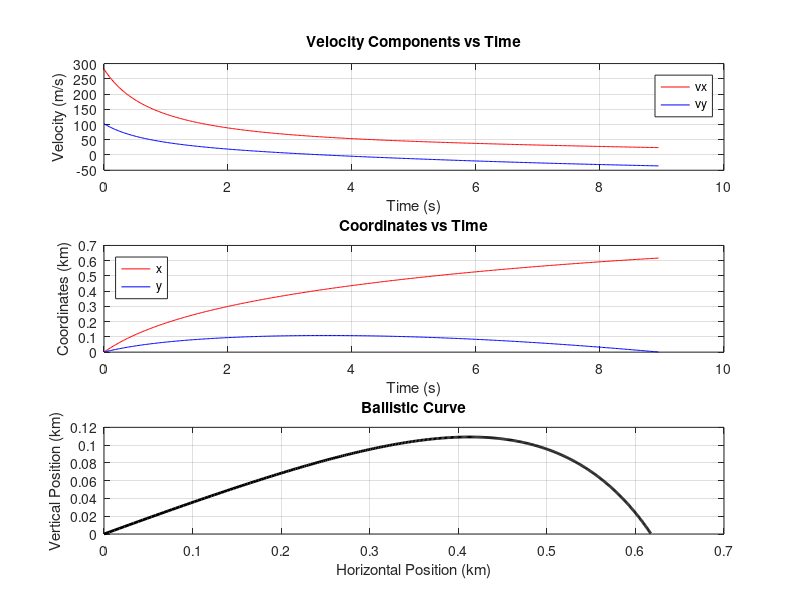
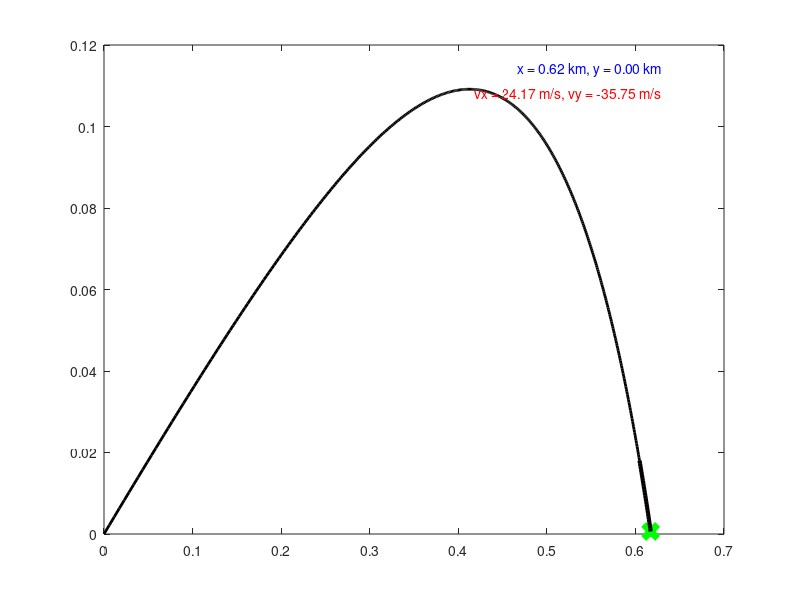

Source code (MATLAB) for these figures, in order:
% Projectile Trajectory Simulation
% Author: Felix Nimy
% Date: 2026
% Description: This script simulates the trajectory of a projectile and
% computes relevant quantities such as flight time, range, maximum altitude,
% ascent and descent times, and heat produced. It also plots the trajectory
% and animates it.
%
% UNIKIN/ POLYTECH
%
% Copyright 2026 Felix Nimy
%
% For more explanations go to Wiki link:
% <https://en.wikipedia.org/wiki/Projectile_motion>
function projectile_trajectory(~, ~)
    base_dir = fileparts(mfilename('fullpath'));
    project_dir = fileparts(fileparts(base_dir));
    out_dir = fullfile(project_dir, 'out', 'logs');
    images_dir = fullfile(project_dir, 'out', 'images');

    % Simulate and analyze the trajectory of a projectile
    %
    % Inputs:
    %   - v0: Initial velocity (m/s)
    %   - alpha0: Launch angle (degrees)
    
    % Create out directory if it doesn't exist
    if ~exist(out_dir, 'dir')
        mkdir(out_dir);
    end
    if ~exist(images_dir, 'dir')
        mkdir(images_dir);
    end

    % Open log file for writing
    log_file = fopen(fullfile(out_dir, 'log.txt'), 'a');

    % Physical parameters
    g = 9.80665;                % gravitational acceleration (m/s^2)
    ro = 7850;                  % steel density (kg/m^3)
    r = 0.03;                   % projectile radius (m)
    m = 4/3 * pi * r^3 * ro;    % projectile mass (kg)

    % Initial conditions
    %-%v0 = 300;                        % initial velocity (m/s)
    %-%alpha0 = 20;                     % launch angle (degrees)
    eta = 1.81 * 1e-5;                  % viscosity coefficient
    b1 = 6 * pi * eta * r;              % linear term coefficient
    c = 0.469;                          % form coefficient
    ro0 = 1.22;                         % air density
    b2 = c * 4 * pi * r^2 * ro0 / 2;    % quadratic term coefficient
    v0=300; alpha0=20;
    % Compute trajectory
    [t, vx, vy, x, y] = compute_trajectory(v0, alpha0, b1, b2, g, m);
    
    plot_results(t, vx, vy, x, y, images_dir);

    % Compute and display relevant quantities
    [tf, b, h, tu, tc, Q] = compute_quantities(t, vx, vy, x, y, v0, m, g);

    % Animate trajectory
    plot_trajectory_animation(x, y, vx, vy, images_dir);

    % Save outputs to log file
    fprintf(log_file, '============= PROJECTILE MOTION =============\n');
    fprintf(log_file, '         Flight Time: %f s\n', tf);
    fprintf(log_file, '         Range: %f km\n', b / 1e3);
    fprintf(log_file, '         Maximum Altitude: %f km\n', h / 1e3);
    fprintf(log_file, '         Ascent Time: %f s\n', tu);
    fprintf(log_file, '         Descent Time: %f s\n', tc);
    fprintf(log_file, '         Heat Produced: %f kJ\n', Q / 1e3);
    fprintf(log_file, '=============================================\n');
    fclose(log_file);
end

function [t, vx, vy, x, y] = compute_trajectory(v0, alpha0, b1, b2, g, m)

    % Computes the trajectory of a projectile
    %
    % Inputs:
    %   - v0: Initial velocity (m/s)
    %   - alpha0: Launch angle (degrees)
    %   - b1: Linear term coefficient
    %   - b2: Quadratic term coefficient
    %   - g: Gravitational acceleration (m/s^2)
    %   - m: Projectile mass (kg)
    %
    % Outputs:
    %   - t: Time vector (s)
    %   - vx: Velocity component along x-axis (m/s)
    %   - vy: Velocity component along y-axis (m/s)
    %   - x: Horizontal position (m)
    %   - y: Vertical position (m)
    
    t0 = 0; tf = 2 * v0 / g * sind(alpha0);
    N = 1000;   % number of time instances
    t = linspace(t0, tf, N);
    dt = t(2) - t(1);

    vx = zeros(1, N); vy = vx;
    x = zeros(1, N); y = x;

    vx(1) = v0 * cosd(alpha0);
    vy(1) = v0 * sind(alpha0);

    for i = 1 : N-1
        aux = 1 - dt * (b1 + b2 * sqrt(vx(i)^2 + vy(i)^2)) / m;

        vx(i + 1) = vx(i) * aux;
        vy(i + 1) = vy(i) * aux - g * dt;

        x(i + 1) = x(i) + vx(i) * dt;
        y(i + 1) = y(i) + vy(i) * dt;
        if y(i + 1) < 0
            break;
        end
    end

    t = t(1:i);
    vx = vx(1:i);
    vy = vy(1:i);
    x = x(1:i);
    y = y(1:i);
end

function plot_results(t, vx, vy, x, y, images_dir)
    % Plots the results of projectile simulation
    %
    % Inputs:
    %   - t: Time vector (s)
    %   - vx: Velocity component along x-axis (m/s)
    %   - vy: Velocity component along y-axis (m/s)
    %   - x: Horizontal position (m)
    %   - y: Vertical position (m)
    figure('Position', [100, 100, 800, 600]);

    % Plot velocity components
    subplot(3, 1, 1);
    plot(t, vx, '-r', t, vy, '-b');
    xlabel('Time (s)');
    ylabel('Velocity (m/s)');
    grid;
    title('Velocity Components vs Time');
    legend('vx', 'vy');

    % Plot motion laws
    subplot(3, 1, 2);
    plot(t, x / 1e3, '-r', t, y / 1e3, '-b');
    xlabel('Time (s)');
    ylabel('Coordinates (km)');
    grid;
    title('Coordinates vs Time');
    legend('x', 'y', 'Location', 'northwest');

    % Plot trajectory
    subplot(3, 1, 3);
    plot(x / 1e3, y / 1e3, '-k', 'LineWidth', 2);
    xlabel('Horizontal Position (km)');
    ylabel('Vertical Position (km)');
    grid;
    title('Ballistic Curve');

    % Save the plot with larger spaces
    saveas(gcf, fullfile(images_dir, 'velocity_position_curve.png'));

    % Set axis to be equal and tight
    axis equal;
    axis tight;
end

function plot_trajectory_animation(x, y, vx, vy, images_dir)
    % Animates the trajectory of a projectile
    %
    % Inputs:
    %   - x: Horizontal position (m)
    %   - y: Vertical position (m)
    %   - vx: Velocity component along x-axis (m/s)
    %   - vy: Velocity component along y-axis (m/s)
    
    % Create a figure with gradient sky background
    figure('Position', [100, 100, 800, 600], 'Color', [0.7, 0.85, 1]);
    xlabel('Horizontal Position (km)');
    ylabel('Vertical Position (km)');
    grid;
    title('Projectile Trajectory');
    axis equal;
    axis tight;
    
    % Define colors for fading trail effect
    color_scale = linspace(0.99, 0.01, length(x));
    
    % Plot the trajectory line
    plot(x / 1e3, y / 1e3, '-k', 'LineWidth', 2);
    hold on;

    % Initialize plot with initial position (small filled circle)
    h = plot(x(1) / 1e3, y(1) / 1e3, 'o', 'MarkerSize', 7, 'MarkerFaceColor', 'r');

    % Initialize target
    target_x = x(end) / 1e3;
    target_y = y(end) / 1e3;
    target = plot(target_x, target_y, 'x', 'MarkerSize', 10, 'MarkerEdgeColor', 'g', 'LineWidth', 5);

    % Get the limits of the plot
    xlims = get(gca, 'XLim');
    ylims = get(gca, 'YLim');

    % Position text in the top-right corner
    pos_text_x = xlims(2) - 0.1 * diff(xlims);
    pos_text_y = ylims(2) - 0.05 * diff(ylims);
    pos_text = text(pos_text_x, pos_text_y, '', 'Color', 'blue', 'HorizontalAlignment', 'right');

    % Position velocity text below position text
    vel_text_x = pos_text_x;
    vel_text_y = pos_text_y - 0.05 * diff(ylims);
    vel_text = text(vel_text_x, vel_text_y, '', 'Color', 'red', 'HorizontalAlignment', 'right');

    % Initialize trail
    trail_length = 25;
    trail_x = zeros(trail_length, 1);
    trail_y = zeros(trail_length, 1);
    trail = plot(trail_x, trail_y, 'LineWidth', 3);

    for i = 2 : length(x)
        % Update plot with new position
        set(h, 'XData', x(i) / 1e3, 'YData', y(i) / 1e3);
        % Update position text
        set(pos_text, 'String', ['x = ', sprintf('%.2f', x(i) / 1e3), ' km, y = ', sprintf('%.2f', y(i) / 1e3), ' km']);
        % Update velocity text
        set(vel_text, 'String', ['vx = ', num2str(vx(i), '%.2f'), ' m/s, vy = ', num2str(vy(i), '%.2f'), ' m/s']);

        % Update target position
        if i == length(x)
            set(target, 'XData', target_x, 'YData', target_y, 'Color', [1., 0.5, 0.01]);
        end
 
        % Update trail
        trail_x = [trail_x(2:end); x(i) / 1e3];
        trail_y = [trail_y(2:end); y(i) / 1e3];
        set(trail, 'XData', trail_x, 'YData', trail_y, 'Color', color_scale(i)*[1., 0.01, 0.01]);

        drawnow;
        pause(1e-3);
    end

    saveas(gcf, fullfile(images_dir, 'trajectory_animation.png'));
end

function [tf, b, h, tu, tc, Q] = compute_quantities(t, vx, vy, x, y, v0, m, ~)
    % Computes relevant quantities of projectile motion
    %
    % Inputs:
    %   - t: Time vector (s)
    %   - vx: Velocity component along x-axis (m/s)
    %   - vy: Velocity component along y-axis (m/s)
    %   - x: Horizontal position (m)
    %   - y: Vertical position (m)
    %   - v0: Initial velocity (m/s)
    %   - m: Projectile mass (kg)
    %
    % Outputs:
    %   - tf: Flight time (s)
    %   - b: Range (m)
    %   - h: Maximum altitude (m)
    %   - tu: Ascent time (s)
    %   - tc: Descent time (s)
    %   - Q: Heat produced (J)
    
    tf = t(end);                                  % flight time
    b = x(end);                                   % range
    h = max(y);                                   % maximum altitude
    tu = t(y == h);                               % ascent time
    tc = tf - tu;                                 % descent time
    Q = 1/2 * m * (v0^2 - vx(end)^2 - vy(end)^2); % heat produced

    % Display computed quantities
    disp('=============================================');
    disp(['     Flight Time: ', num2str(tf), ' s']);
    disp(['     Range: ', num2str(b / 1e3), ' km']);
    disp(['     Maximum Altitude: ', num2str(h / 1e3), ' km']);
    disp(['     Ascent Time: ', num2str(tu), ' s']);
    disp(['     Descent Time: ', num2str(tc), ' s']);
    disp(['     Heat Produced: ', num2str(Q / 1e3), ' kJ']);
    disp('=============================================');
    close(gcf);
end
